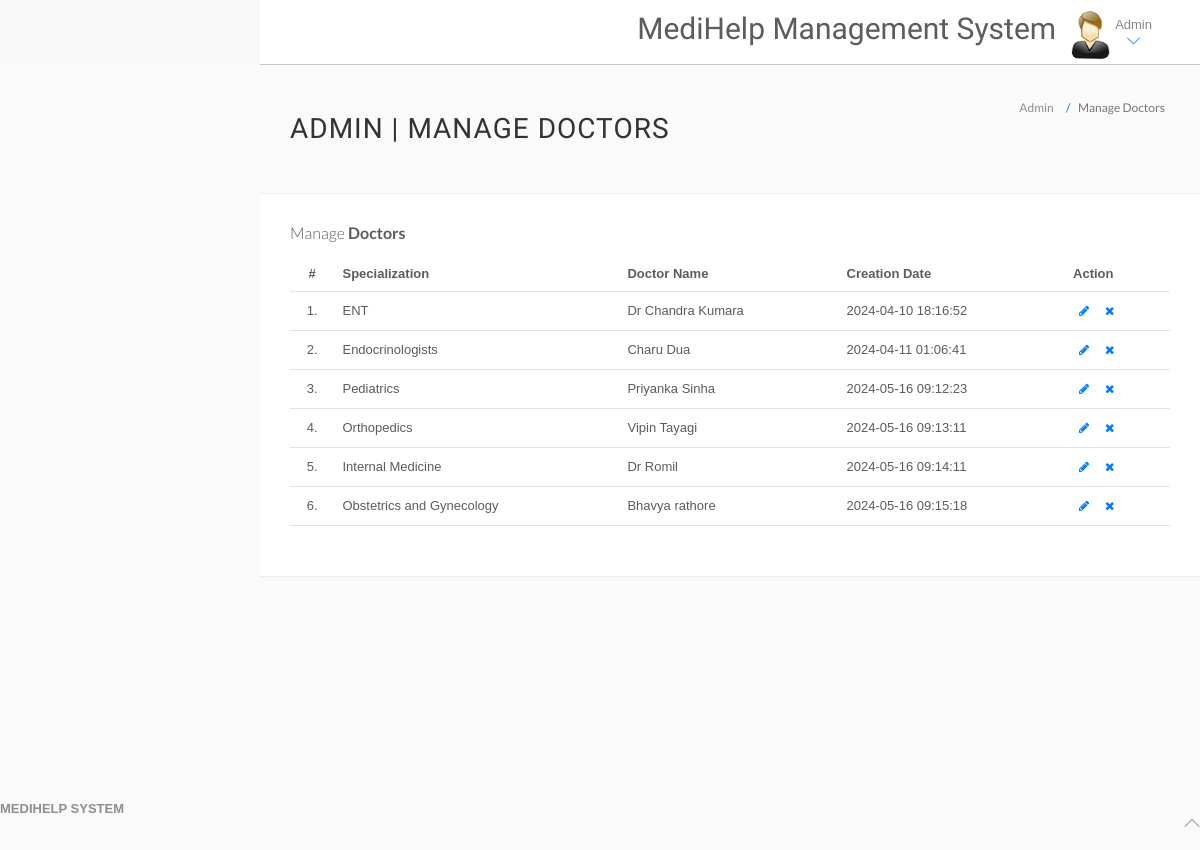
Screenshot of /hms/admin/manage-doctors.php (signed in) with the database file from the repository.
### tables this page shows
CREATE TABLE `doctors` (
  `id` int(11) NOT NULL,
  `specilization` varchar(255) DEFAULT NULL,
  `doctorName` varchar(255) DEFAULT NULL,
  `address` longtext DEFAULT NULL,
  `docFees` varchar(255) DEFAULT NULL,
  `contactno` bigint(11) DEFAULT NULL,
  `docEmail` varchar(255) DEFAULT NULL,
  `password` varchar(255) DEFAULT NULL,
  `creationDate` timestamp NULL DEFAULT current_timestamp(),
  `updationDate` timestamp NULL DEFAULT NULL ON UPDATE current_timestamp()
);

### hms/admin/manage-doctors.php (the view, shortened to what this page needs)
<?php
include('include/config.php');
if (strlen($_SESSION['id'] == 0)) {
	header('location:logout.php');
} else {
?>
	<!DOCTYPE html>
	<html lang="en">
	<head>
		<link rel="stylesheet" href="vendor/bootstrap/css/bootstrap.min.css">
		<link rel="stylesheet" href="vendor/fontawesome/css/font-awesome.min.css">
		<link rel="stylesheet" href="vendor/themify-icons/themify-icons.min.css">
		<link href="vendor/animate.css/animate.min.css" rel="stylesheet" media="screen">
		<link href="vendor/perfect-scrollbar/perfect-scrollbar.min.css" rel="stylesheet" media="screen">
		<link href="vendor/switchery/switchery.min.css" rel="stylesheet" media="screen">
		<link href="vendor/bootstrap-touchspin/jquery.bootstrap-touchspin.min.css" rel="stylesheet" media="screen">
		<link href="vendor/select2/select2.min.css" rel="stylesheet" media="screen">
		<link href="vendor/bootstrap-datepicker/bootstrap-datepicker3.standalone.min.css" rel="stylesheet" media="screen">
		<link href="vendor/bootstrap-timepicker/bootstrap-timepicker.min.css" rel="stylesheet" media="screen">
		<link rel="stylesheet" href="assets/css/styles.css">
		<link rel="stylesheet" href="assets/css/plugins.css">
		<link rel="stylesheet" href="assets/css/themes/theme-1.css" id="skin_color" />
	</head>
	<body>
		<div id="app">
			<div class="app-content">
				<?php include('include/header.php'); ?>
				<div class="main-content">
					<div class="wrap-content container" id="container">
						<section id="page-title">
							<div class="row">
								<div class="col-sm-8">
									<h1 class="mainTitle">Admin | Manage Doctors</h1>
								</div>
								<ol class="breadcrumb">
									<li>
										<span>Admin</span>
									</li>
									<li class="active">
										<span>Manage Doctors</span>
									</li>
								</ol>
							</div>
						</section>
						<div class="container-fluid container-fullw bg-white">
							<div class="row">
								<div class="col-md-12">
									<h5 class="over-title margin-bottom-15">Manage <span class="text-bold">Doctors</span></h5>
									<table class="table table-hover" id="sample-table-1">
										<thead>
											<tr>
												<th class="center">#</th>
												<th>Specialization</th>
												<th class="hidden-xs">Doctor Name</th>
												<th>Creation Date </th>
												<th>Action</th>
											</tr>
										</thead>
										<tbody>
											<?php
											$sql = mysqli_query($con, "select * from doctors");
											$cnt = 1;
											while ($row = mysqli_fetch_array($sql)) {
											?>
												<tr>
													<td class="center"><?php echo $cnt; ?>.</td>
													<td class="hidden-xs"><?php echo $row['specilization']; ?></td>
													<td><?php echo $row['doctorName']; ?></td>
													<td><?php echo $row['creationDate']; ?>
													</td>
													<td>
														<div class="visible-md visible-lg hidden-sm hidden-xs">
															<a href="edit-doctor.php?id=<?php echo $row['id']; ?>" class="btn btn-transparent btn-xs" tooltip-placement="top" tooltip="Edit"><i class="fa fa-pencil"></i></a>
															<a href="manage-doctors.php?id=<?php echo $row['id'] ?>&del=delete" onClick="return confirm('Are you sure you want to delete?')" class="btn btn-transparent btn-xs tooltips" tooltip-placement="top" tooltip="Remove"><i class="fa fa-times fa fa-white"></i></a>
														</div>
													</td>
												</tr>
											<?php
												$cnt = $cnt + 1;
											} ?>
										</tbody>
									</table>
								</div>
							</div>
						</div>
					</div>
				</div>
			</div>
		</div>
		<?php include('include/footer.php'); ?>
	</body>
	</html>
<?php } ?>

### hms/admin/assets/css/themes/theme-1.css (style rules this page uses)
body { background: #FAFAFA; }

### rows the page displays
doctors: specilization "ENT", doctorName "Dr Chandra Kumara", creationDate "2024-04-10 18:16:52"
doctors: specilization "Endocrinologists", doctorName "Charu Dua", creationDate "2024-04-11 01:06:41"
doctors: specilization "Pediatrics", doctorName "Priyanka Sinha", creationDate "2024-05-16 09:12:23"
doctors: specilization "Orthopedics", doctorName "Vipin Tayagi", creationDate "2024-05-16 09:13:11"
doctors: specilization "Internal Medicine", doctorName "Dr Romil", creationDate "2024-05-16 09:14:11"
doctors: specilization "Obstetrics and Gynecology", doctorName "Bhavya rathore", creationDate "2024-05-16 09:15:18"
